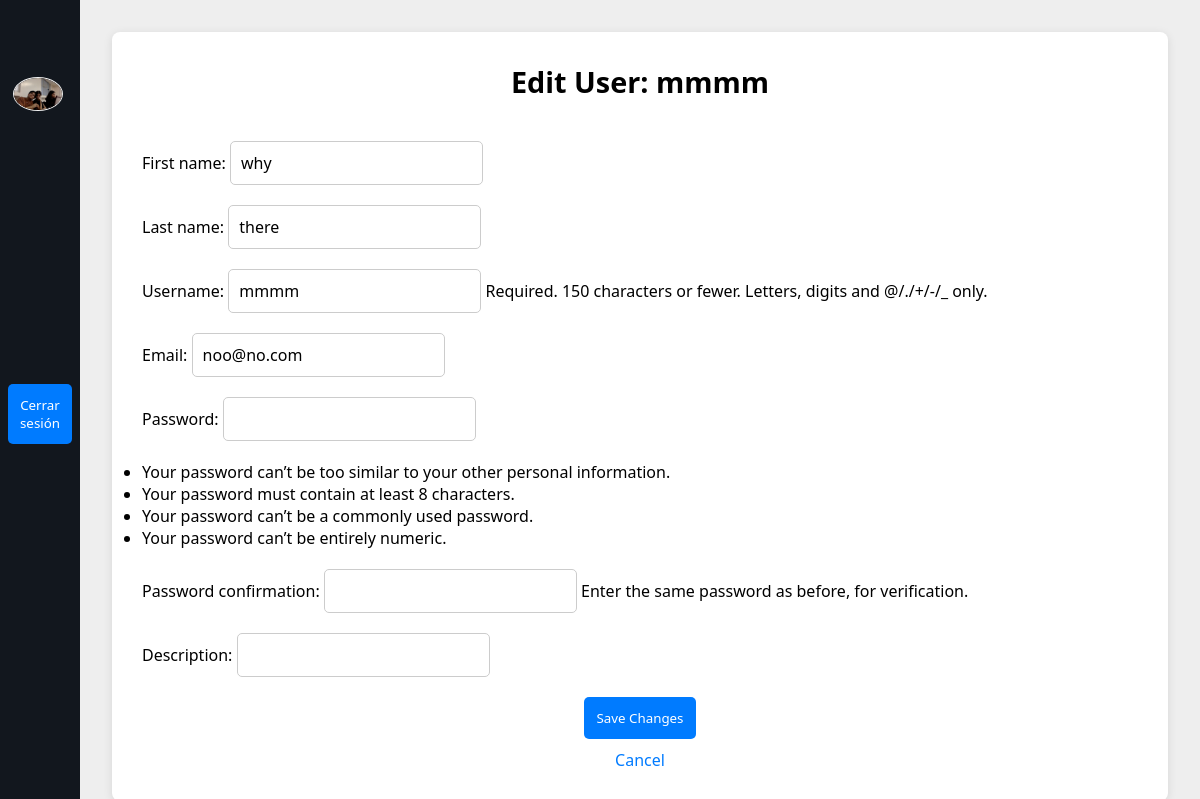
The page /editar-usuario/2/ on the database its author committed.
### workmates/models.py (models this page shows, shortened)
class workmateUser(AbstractUser):
    email = models.EmailField(unique=True)
    description = models.CharField(max_length=600, default='', blank=True)

### base/views.py (the view)
# urls.py: path('editar-usuario/<int:user_id>/', views.editar_usuario, name='editar-usuario'),
def editar_usuario(request, user_id):
    user = get_object_or_404(workmateUser, id=user_id)
    if request.method == 'POST':
        form = WorkmateUserCreationForm(request.POST, instance=user)
        if form.is_valid():
            form.save()
            messages.success(request, 'User updated successfully!')
            return redirect('base:gestion-usuarios')
    else:
        form = WorkmateUserCreationForm(instance=user)
    return render(request, 'editar-usuario.html', {'form': form, 'user': user})

### base/form.py
class WorkmateUserCreationForm(UserCreationForm):
    class Meta:
        model = workmateUser
        fields = ('first_name', 'last_name', 'username', 'email', 'password1', 'password2', 'description')
    def __init__(self, *args, **kwargs):
        super().__init__(*args, **kwargs)

### base/templates/editar-usuario.html (shortened to what this page needs)
{% load static %}
<html lang="en">
<head>
    <link rel="stylesheet" href="{% static 'css/dashboard.css' %}">
</head>
<body>
    <div class="sidebar">
        <div class="top">
        </div>
        <div class="user">
            <img src="{% static "user-img.jpg" %}" alt="me" class="user-img">
            <div>
            </div>
        </div>
        <ul>
            <li><a href="/"><i class="bx bxs-grid-alt"></i><span class="nav-item">Dashboard</span></a></li>
            <li><a href="/gestion-tareas/"><i class="bx bx-task"></i><span class="nav-item">Gestion de Tareas</span></a></li>
            <li><a href="/gestion-usuarios/"><i class="bx bxs-user-account"></i><span class="nav-item">Gestion de Usuarios</span></a></li>
            <li><a href="/mis-tareas/"><i class="bx bxs-notepad"></i><span class="nav-item">Mis Tareas</span></a></li>
            <li>
                <form method="POST" action="{% url 'base:logout' %}" class="logout-form">
                    <button type="submit" aria-label="Logout">Cerrar sesión</button>
                </form>
            </li>
        </ul>
    </div>
    <div class="main-content">
        <div class="container">
            <h1>Edit User: {{ user.username }}</h1>
            <form method="POST" action="{% url 'base:gestion_usuarios' %}">
                {{ form.as_p }}
                <button type="submit">Save Changes</button>
                <a href="{% url 'base:gestion_usuarios' %}" class="cancel-button">Cancel</a>
            </form>
        </div>
    </div>
</body>
</html>

### base/static/css/dashboard.css (style rules this page uses)
* { margin: 0; padding: 0; box-sizing: border-box; font-family: 'Segoe UI', Tahoma, Geneva, Verdana, sans-serif; }
.user-img { width: 50px; border-radius: 100%; border: 1px solid #eee; }
.sidebar { position: absolute; top: 0; left: 0; height: 100vh; width: 80px; background-color: #12171e; padding: 0.4rem 0.8rem; transition: all 0.5s ease; }
.user { display: flex; align-items: center; margin: 1rem 0; }
.sidebar ul li { position: relative; list-style-type: none; height: 50px; width: 90%; margin: 0.8rem auto; line-height: 50px; }
.sidebar ul li a { color: #fff; display: flex; align-items: center; text-decoration: none; border-radius: 0.8rem; }
.sidebar ul li a i { min-width: 50px; text-align: center; height: 50px; border-radius: 12px; line-height: 50px; }
.main-content { position: relative; background-color: #eee; min-height: 100vh; top: 0; left: 80px; transition: all 0.5s ease; width: calc(100% - 80px); padding: 1rem; }
.main-content { position: relative; background-color: #eee; min-height: 100vh; top: 0; left: 80px; transition: all 0.5s ease; width: calc(100% - 80px); padding: 2rem; display: flex; justify-content: center; align-items: flex-start; }
.container { display: grid; gap: 20px; grid-template-columns: repeat(auto-fill, minmax(300px, 1fr)); max-width: 1200px; width: 100%; background-color: #fff; padding: 30px; border-radius: 8px; box-shadow: 0 2px 10px rgba(0, 0, 0, 0.1); }
h1 { grid-column: 1 / -1; font-size: 1.8rem; margin-bottom: 20px; text-align: center; }
form { grid-column: 1 / -1; display: flex; flex-direction: column; gap: 15px; }
button { align-self: center; padding: 10px 20px; background-color: #007bff; color: #fff; border: none; border-radius: 4px; cursor: pointer; }
a { text-align: center; color: #007bff; text-decoration: none; font-weight: 500; }
form { display: flex; flex-direction: column; gap: 10px; }
form input, form select, form textarea { padding: 10px; font-size: 1rem; border-radius: 5px; border: 1px solid #ccc; margin-bottom: 10px; outline: none; }
form input[type="submit"], form button { background-color: #007bff; color: white; padding: 12px; border: none; border-radius: 5px; cursor: pointer; }

### rows shown on the page
workmateUser: username "mmmm", first_name "why", last_name "there", email "noo@no.com"
